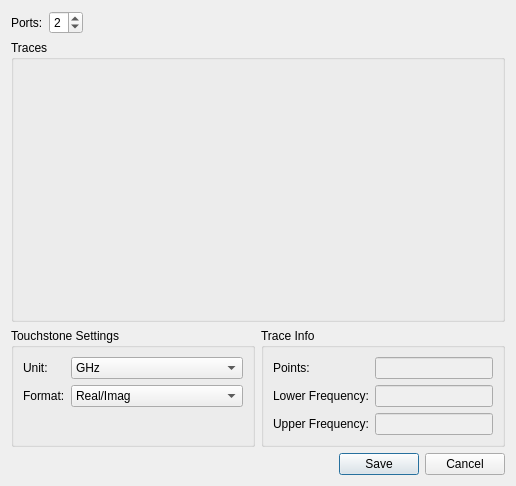
<?xml version="1.0" encoding="UTF-8"?>
<ui version="4.0">
 <class>TraceTouchstoneExport</class>
 <widget class="QDialog" name="TraceTouchstoneExport">
  <property name="geometry">
   <rect>
    <x>0</x>
    <y>0</y>
    <width>516</width>
    <height>486</height>
   </rect>
  </property>
  <property name="windowTitle">
   <string>Touchstone Export</string>
  </property>
  <layout class="QVBoxLayout" name="verticalLayout" stretch="0,1,0,0">
   <item>
    <layout class="QHBoxLayout" name="horizontalLayout">
     <item>
      <widget class="QLabel" name="label">
       <property name="sizePolicy">
        <sizepolicy hsizetype="Maximum" vsizetype="Preferred">
         <horstretch>0</horstretch>
         <verstretch>0</verstretch>
        </sizepolicy>
       </property>
       <property name="text">
        <string>Ports:</string>
       </property>
      </widget>
     </item>
     <item>
      <widget class="QSpinBox" name="sbPorts">
       <property name="sizePolicy">
        <sizepolicy hsizetype="Maximum" vsizetype="Fixed">
         <horstretch>0</horstretch>
         <verstretch>0</verstretch>
        </sizepolicy>
       </property>
       <property name="minimum">
        <number>1</number>
       </property>
       <property name="maximum">
        <number>4</number>
       </property>
       <property name="value">
        <number>2</number>
       </property>
      </widget>
     </item>
     <item>
      <spacer name="horizontalSpacer">
       <property name="orientation">
        <enum>Qt::Horizontal</enum>
       </property>
       <property name="sizeHint" stdset="0">
        <size>
         <width>40</width>
         <height>20</height>
        </size>
       </property>
      </spacer>
     </item>
    </layout>
   </item>
   <item>
    <widget class="QGroupBox" name="gbTraces">
     <property name="title">
      <string>Traces</string>
     </property>
    </widget>
   </item>
   <item>
    <layout class="QHBoxLayout" name="horizontalLayout_2" stretch="0,0">
     <item>
      <widget class="QGroupBox" name="groupBox">
       <property name="title">
        <string>Touchstone Settings</string>
       </property>
       <layout class="QFormLayout" name="formLayout_2">
        <item row="0" column="0">
         <widget class="QLabel" name="label_2">
          <property name="text">
           <string>Unit:</string>
          </property>
         </widget>
        </item>
        <item row="0" column="1">
         <widget class="QComboBox" name="cUnit">
          <property name="sizePolicy">
           <sizepolicy hsizetype="Expanding" vsizetype="Fixed">
            <horstretch>0</horstretch>
            <verstretch>0</verstretch>
           </sizepolicy>
          </property>
          <property name="currentIndex">
           <number>3</number>
          </property>
          <item>
           <property name="text">
            <string>Hz</string>
           </property>
          </item>
          <item>
           <property name="text">
            <string>kHz</string>
           </property>
          </item>
          <item>
           <property name="text">
            <string>MHz</string>
           </property>
          </item>
          <item>
           <property name="text">
            <string>GHz</string>
           </property>
          </item>
         </widget>
        </item>
        <item row="1" column="0">
         <widget class="QLabel" name="label_3">
          <property name="text">
           <string>Format:</string>
          </property>
         </widget>
        </item>
        <item row="1" column="1">
         <widget class="QComboBox" name="cFormat">
          <property name="sizePolicy">
           <sizepolicy hsizetype="Expanding" vsizetype="Fixed">
            <horstretch>0</horstretch>
            <verstretch>0</verstretch>
           </sizepolicy>
          </property>
          <property name="currentIndex">
           <number>2</number>
          </property>
          <item>
           <property name="text">
            <string>db/Angle</string>
           </property>
          </item>
          <item>
           <property name="text">
            <string>Mag/Angle</string>
           </property>
          </item>
          <item>
           <property name="text">
            <string>Real/Imag</string>
           </property>
          </item>
         </widget>
        </item>
       </layout>
      </widget>
     </item>
     <item>
      <widget class="QGroupBox" name="groupBox_2">
       <property name="title">
        <string>Trace Info</string>
       </property>
       <layout class="QFormLayout" name="formLayout">
        <item row="0" column="0">
         <widget class="QLabel" name="label_17">
          <property name="text">
           <string>Points:</string>
          </property>
         </widget>
        </item>
        <item row="0" column="1">
         <widget class="QLineEdit" name="points">
          <property name="enabled">
           <bool>false</bool>
          </property>
         </widget>
        </item>
        <item row="1" column="0">
         <widget class="QLabel" name="label_24">
          <property name="text">
           <string>Lower Frequency:</string>
          </property>
         </widget>
        </item>
        <item row="1" column="1">
         <widget class="QLineEdit" name="lowerFreq">
          <property name="enabled">
           <bool>false</bool>
          </property>
         </widget>
        </item>
        <item row="2" column="0">
         <widget class="QLabel" name="label_25">
          <property name="text">
           <string>Upper Frequency:</string>
          </property>
         </widget>
        </item>
        <item row="2" column="1">
         <widget class="QLineEdit" name="upperFreq">
          <property name="enabled">
           <bool>false</bool>
          </property>
         </widget>
        </item>
       </layout>
      </widget>
     </item>
    </layout>
   </item>
   <item>
    <widget class="QDialogButtonBox" name="buttonBox">
     <property name="orientation">
      <enum>Qt::Horizontal</enum>
     </property>
     <property name="standardButtons">
      <set>QDialogButtonBox::Cancel|QDialogButtonBox::Save</set>
     </property>
    </widget>
   </item>
  </layout>
 </widget>
 <resources/>
 <connections>
  <connection>
   <sender>buttonBox</sender>
   <signal>rejected()</signal>
   <receiver>TraceTouchstoneExport</receiver>
   <slot>reject()</slot>
   <hints>
    <hint type="sourcelabel">
     <x>316</x>
     <y>260</y>
    </hint>
    <hint type="destinationlabel">
     <x>286</x>
     <y>274</y>
    </hint>
   </hints>
  </connection>
 </connections>
</ui>
